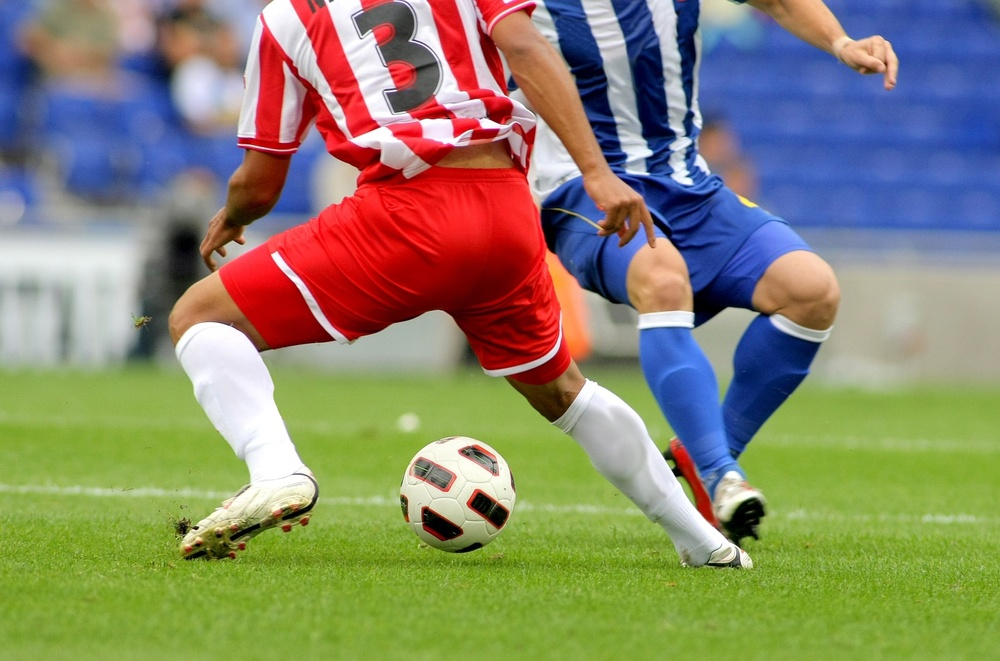
#> input picture soccer.jpg, 1000 x 661 px, shrunk from 1434 x 948 before the run, found by its file name
$ python 1-1.py
#> lines starting #> are read from the running program, lines starting #| are printed output that depends on the picture
import cv2 as cv
import sys

img = cv.imread(r"C:\Users\user\Documents\llm-programming\soccer.jpg")
#> img is the input picture: shape (661, 1000, 3); mean B, G, R 107.3, 133.3, 136.8

if img is None:
    sys.exit("Could not read the image.")

print(img.shape)
#| (661, 1000, 3)
cv.imshow("Super left half", img[0:img.shape[0], 0:int(img.shape[1]/2)])
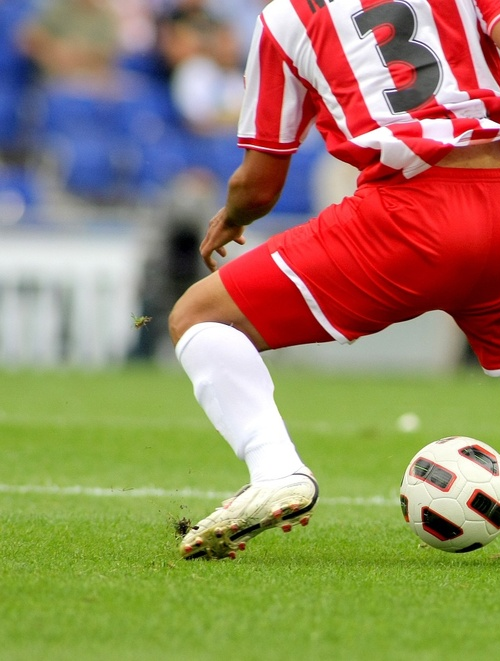
#> window 'Super left half': shape (661, 500, 3); mean B, G, R 99.6, 135.1, 152.7
cv.imshow("Center half", img[0:img.shape[0], int(img.shape[1]/4):int(3*img.shape[1]/4)])
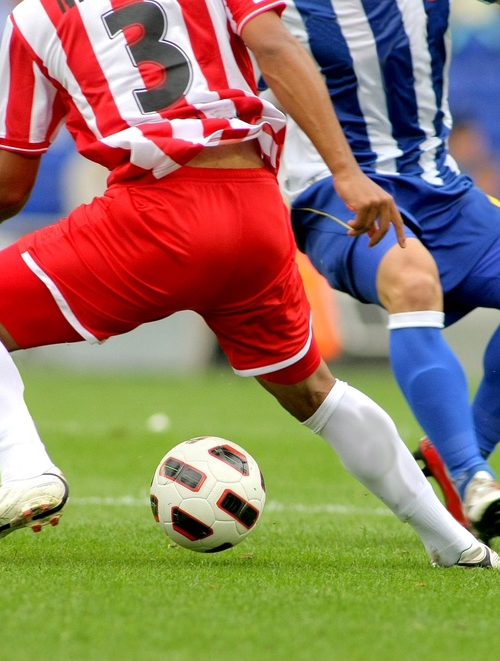
#> window 'Center half': shape (661, 500, 3); mean B, G, R 96.2, 121.8, 146.2

cv.imshow("R channel", img[:,:,2])
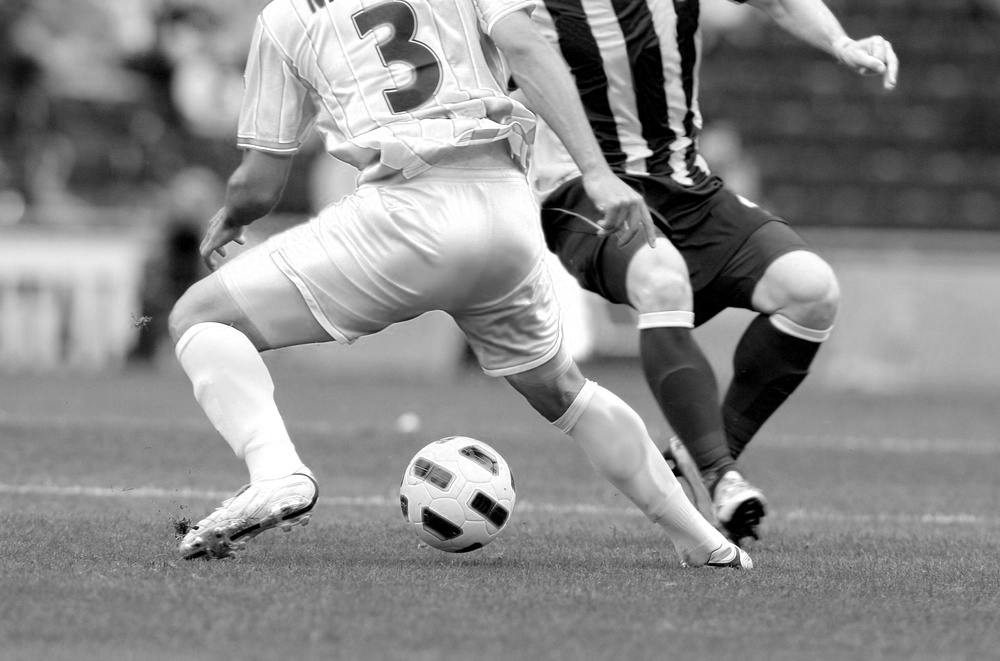
#> window 'R channel': shape (661, 1000); min 0, max 255, mean 136.8
cv.imshow("G channel", img[:,:,1])
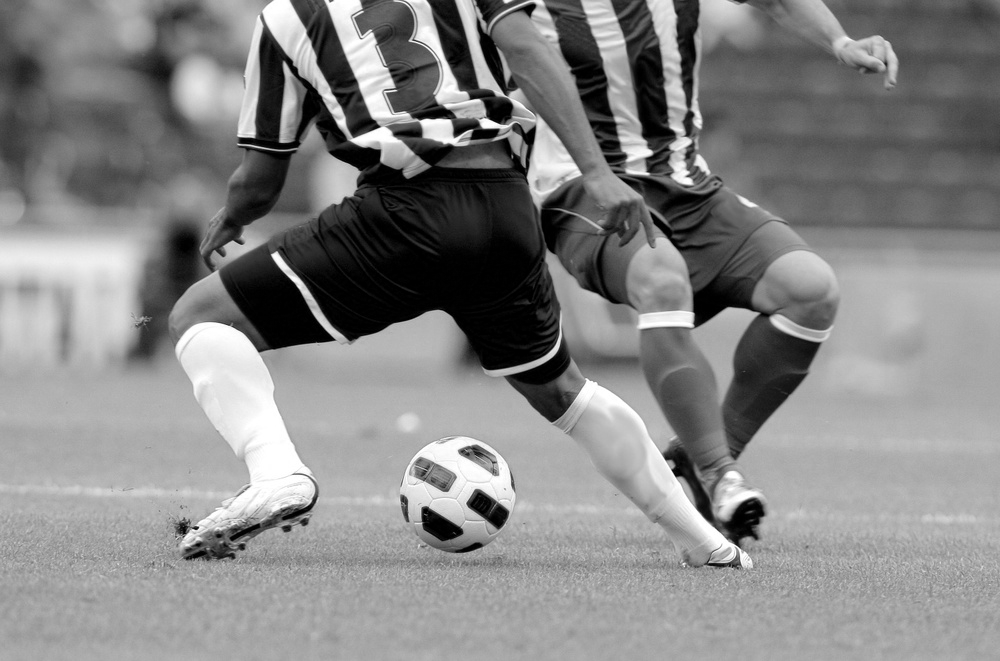
#> window 'G channel': shape (661, 1000); min 0, max 255, mean 133.3
cv.imshow("B channel", img[:,:,0])
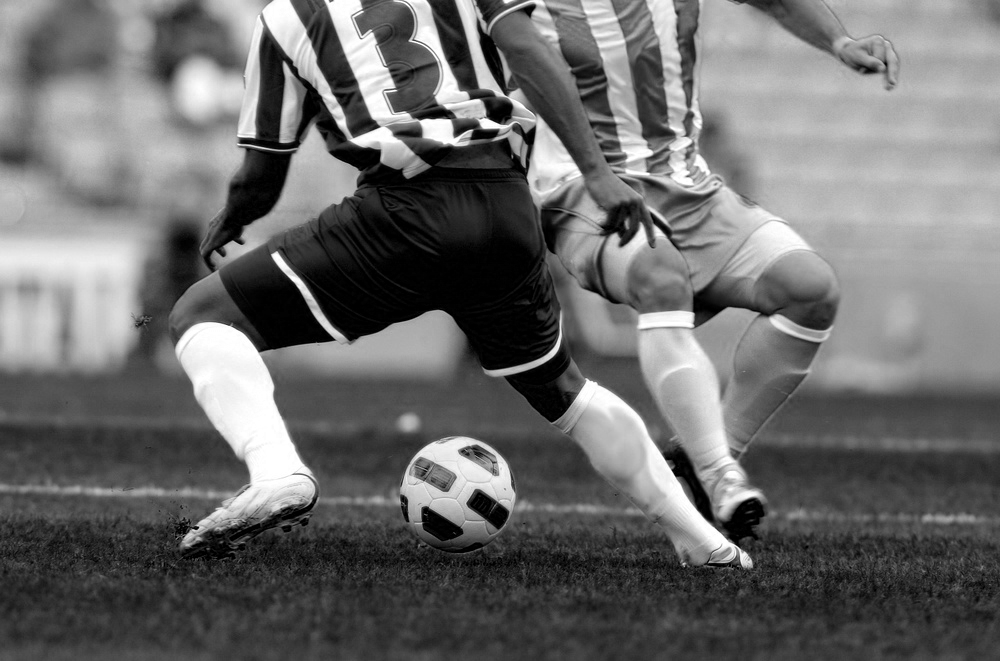
#> window 'B channel': shape (661, 1000); min 0, max 255, mean 107.3

cv.waitKey(0)
cv.destroyAllWindows()

$ run again, with girl_laughing.jpg copied over soccer.jpg
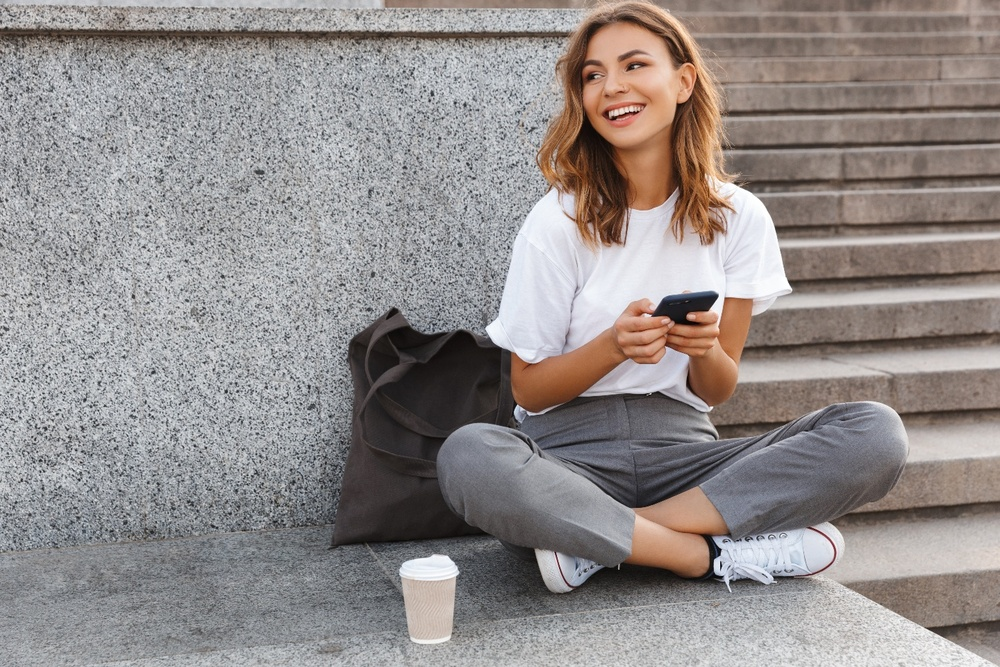
#> input picture girl_laughing.jpg, 1000 x 667 px, shrunk from 1440 x 960 before the run, found by its file name
#> img is the input picture: shape (667, 1000, 3); mean B, G, R 139.3, 140.6, 146.9
#| (667, 1000, 3)
#> `cv.imshow("Center half", img[0:img.shape[0], int(img.shape[1]/4):int(3..`:
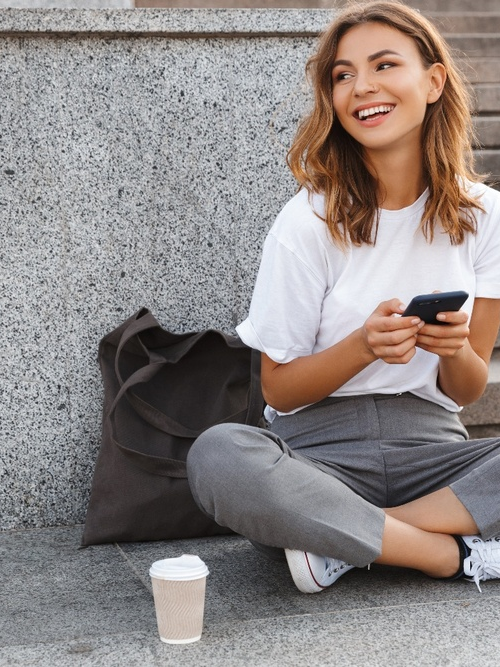
#> window 'Center half': shape (667, 500, 3); mean B, G, R 133.2, 135, 143
#> `cv.imshow("B channel", img[:,:,0])`:
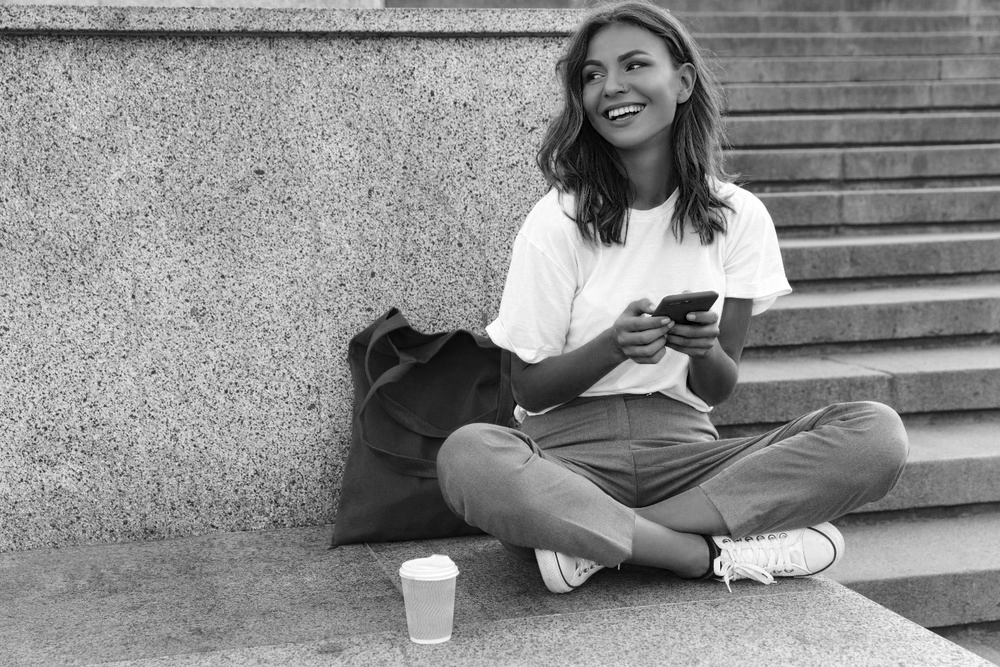
#> window 'B channel': shape (667, 1000); min 0, max 255, mean 139.3

$ run again, with mistyroad.jpg copied over soccer.jpg
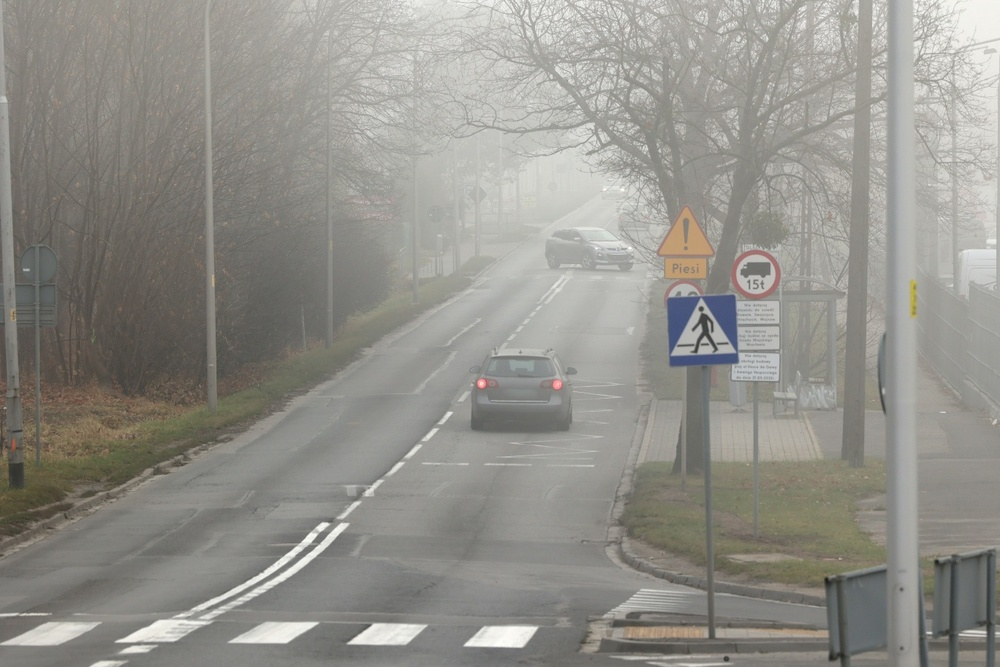
#> input picture mistyroad.jpg, 1000 x 667 px, shrunk from 1368 x 912 before the run, found by its file name
#> img is the input picture: shape (667, 1000, 3); mean B, G, R 138.7, 145, 146.5
#| (667, 1000, 3)
#> `cv.imshow("Center half", img[0:img.shape[0], int(img.shape[1]/4):int(3..`:
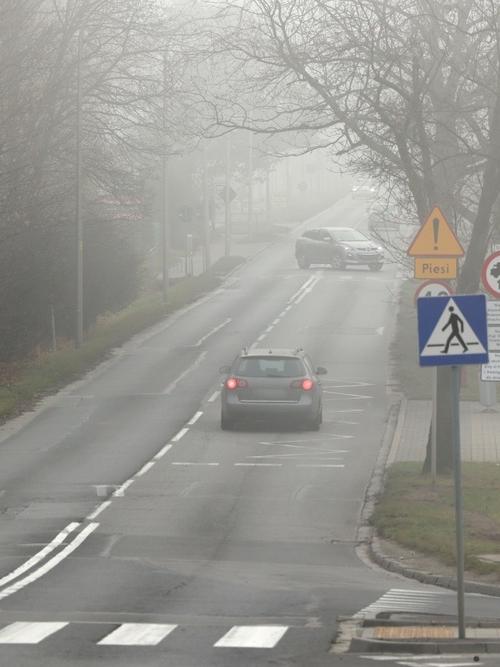
#> window 'Center half': shape (667, 500, 3); mean B, G, R 148.6, 153.9, 154.4
#> `cv.imshow("B channel", img[:,:,0])`:
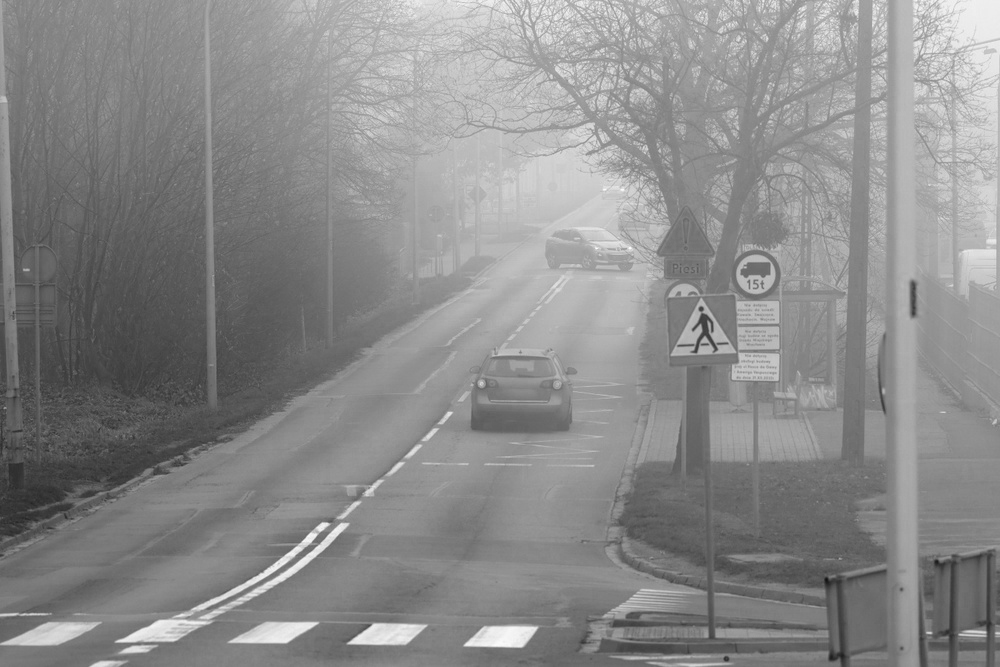
#> window 'B channel': shape (667, 1000); min 17, max 255, mean 138.7
